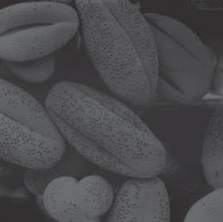
#> input picture Capitulo3/img/nueces.png, 223 x 222 px, shrunk from 300 x 299 before the run
$ jupyter execute 'Procesamiento de Imagenes.ipynb'
#> lines starting #> are read from the running program, lines starting #| are printed output that depends on the picture; long printed decimals are rounded
# Procesamiento de Histograma

Sea $r_k$ la intensidad de la imagen digital de nivel $L$ , $f(x)$. El histograma no normalizado de f esta definido como

$$h(r_k) = n_k , k = 0, 1, ... ,L-1$$

donde $n_k$ es el número de pixeles en $f$ con intensidad $r_k$, y las particiones de la escala de instensidad es llamada *histogram bins*. Similarmente, el histograma normalizado de $f$ esta definido como $$p(r_k) = \frac{h(r_k)}{MN} = \frac{n_k}{MN}$$

Donde M y N son el número de filas y columnas de la imagen, respectivamente.

Cuando se trabaja con histograma normalizados, se refiere simplemente como *histogramas* o *histogramas de imagen*. La suma de $p(r_k)$ (PDF) para todo los valores de l es siempre 1. Este viene hacer la probabilidad de nivel de intensidad que ocurre en una imagen.

## Ecualización de Histrograma

Sea la variable $r$ que denota las intensidades de una imagen para ser procesada. Asumiremos que r esta en el rango $[0, L -1]$, con $r = 0$ que representa negro y $r = L-1$ representa blanco.

$$ s = T(r) , 0 < r < L-1$$

Para satisfacer estas condiciones, centramos la atención en las transformaciones (mapeos de intensidad) de la forma que produce un valor de intensidad de salida, s, para un valor de intensidad dado r en la imagen de entrada. Asumimos que

(a) $T(r)$ es una función monotónica creciente en el intervalo $0<r<L-1$

(b) $0<T(r)<L-1$ para $0<r<L-1$

Un resultado fundamental de la teoría de probabilidad es que si $p_r(r)$ y $T(r)$ son conocidos, y $T(r)$ es continuo y diferenciable en el rango de valores de interés, entonces el $PDF$ de las variables transformadas (mapeadas) se puede obtener como

$$p_s(s) = p_r(r) |\frac{dr}{ds} |$$

Recuerde que $r$ y $s$ estan relacionado por $T(r)$

Una función de transformación en el procesamiento de imágenes es $$s = T(r) = (L-1)\int_0^r{p_r(w)}dw$$ Ecuación 3-11

La integral del lado derecho es la función de distribución acumulada (CDF) de la variable aleatorio $r$. Esta función cumple con las 2 condiciones mencionadas anteriormente.

Por regla de Leibniz dice que la derivada de una integral definida con respecto a su limite superior es la integral evaluada en el límite. Esto es:

$$\frac{ds}{dr} = \frac{dT(r)}{dr}$$

$$ {} = (L-1)\frac{d[\int_0^r{p_r(w)dw}]}{dr} $$

$${} = (L-1) p_r(r)$$

Sustituyendo el resultado de $\frac{dr}{ds}$ en la Ecuación 3-10

$$p_s(s) = p_r(r)|\frac{dr}{ds}|$$

$$= p_r(r)|\frac{1}{(L-1)p_r(r)}|$$

$$ = \frac{1}{L-1}, 0 < s < L-1 $$

Para valores discretos, trabajamos con probabilidades y sumas en lugar de funciones e integrales de densidad de probabilidad (pero el requisito de monotonicidad establecido anteriormente aún se aplica)

La forma discreta de la transformación es : $$s_k = T(r_k) = (L-1) \sum_{j=0}^k{p_r(r_j)}$$ donde $L$ es el número de niveles de intensidad posibles en la imagen.

En valores discreto se dice ecualización de histograma o transformación de linealización de histograma.

**El resultado neto es la mejora del contraste**

[cell 1]
import cv2
import numpy as np
import matplotlib.pyplot as plt

def CDF(img):

    imagen = np.zeros(256)
    acum = 0
    for i in range(0,256):
        imagen[i] = sum(img[0:i+1])

    return imagen


def PDF(img):
    imagen = np.zeros(256)

    for i in img:
        imagen[i] += 1

    return imagen/(len(img))

#img = cv2.imread("img/tomografia.png",0)
#img = cv2.imread("img/ciudad.png",0)
#img = cv2.imread("img/figura3_26.png",0)
img = cv2.imread("img/nueces.png",0)
#> img: shape (222, 223); min 40, max 113, mean 74.8
img_realizada = img.copy()
fig, axs = plt.subplots(1, 3, constrained_layout=True, figsize=(15,4))
img_nelson = img.copy()
axs[0].set_title("Función r")
axs[0].set_ylabel('Intensidad')
axs[0].set_xlabel('r')
axs[0].plot(list(map(int,np.linspace(0,255,256))), PDF(img.flatten()))
#> the loop in PDF, `for i in img:` made 49506 passes
#> i on passes 1 to 3: 48, 48, 48
#> after the loop in PDF, `for i in img:`: imagen = 256 values, max 3079 at index 55, min 0 at index 0, mean 193.4

s = 255*CDF(PDF(img.flatten()))
#> the loop in PDF (call 2), `for i in img:` made 49506 passes
#> in CDF, `imagen = np.zeros(256)`: imagen = 256 values from 0 to 0
#> after the loop in CDF, `for i in range(0,256):`: imagen = 256 values from 0 to 1
#> s = 256 values from 0 to 255
axs[1].set_title("Función s")
axs[1].set_ylabel('T(r) = s')
axs[1].set_xlabel('r')
axs[1].plot(list(map(int,np.linspace(0,255,256))), s)

p_s = PDF(img.flatten())*CDF(PDF(img.flatten()))
#> p_s = 256 values, max 0.0174 at index 83, min 0 at index 0, mean 0.00199

axs[2].set_title(r"Probabilidad - $P(s)$")
axs[2].set_xlabel('r')
axs[2].set_ylabel('Probabilidad')
axs[2].plot(list(map(int,np.linspace(0,255,256))),p_s)

plt.show()
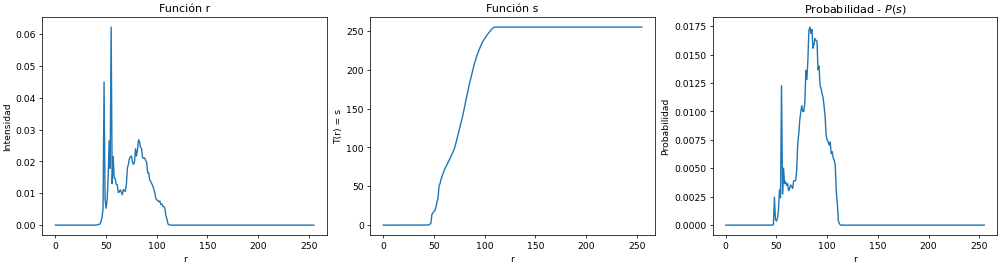
#> figure drawn by matplotlib, 3 panels; panel 1: curve peaks at x = 55, y = 0.0622; panel 2: curve peaks at x = 113, y = 255; panel 3: curve peaks at x = 83, y = 0.0174

plt.imshow(img, cmap='gray')
plt.show()
plt.hist(img.flatten(),256,[0,256], color = 'r')
plt.show()
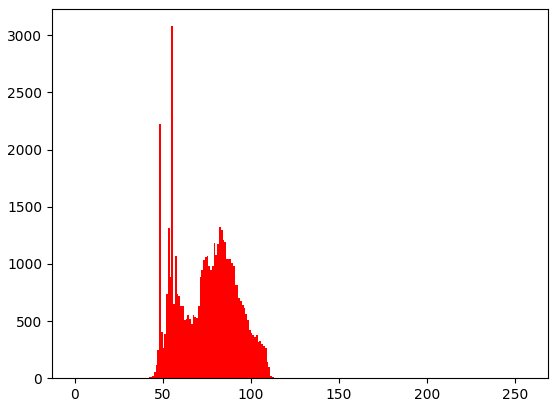
#> figure drawn by matplotlib, 1 panel; tallest bar 3079 high, from x = 55 to 56

#### Example 3.5

[cell 2]
change_s = list(map(int,s))
#> change_s = 256 values from 0 to 255

Realizamos la transformación inversa, denotado :

$$r_k = T^{-1}(s_k)$$

Satisface las condiciones de $a'$ y $b$ definidas anteriormente solo si todos los niveles de intensidad están presentes en la imagen de entrada. En caso contrario nos aparecerá pixeles vaciós o negros

[cell 3]
for i in range(0,img.shape[0]):
    for j in range(0, img.shape[1]):
        img[i][j] = change_s[img[i][j]]
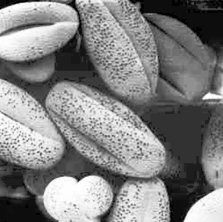
#> img: shape (222, 223); min 0, max 255, mean 129.7

[cell 4]
img_g = img.copy()

[cell 5]
fig, axs = plt.subplots(1, 4, constrained_layout=True, figsize=(15,4))

#Imagen Procesado
axs[0].imshow(img, cmap='gray')

axs[1].imshow(img_realizada, cmap='gray')

axs[2].imshow(img_realizada-img, cmap='gray')

axs[3].imshow(img-img_realizada, cmap='gray')
plt.show()
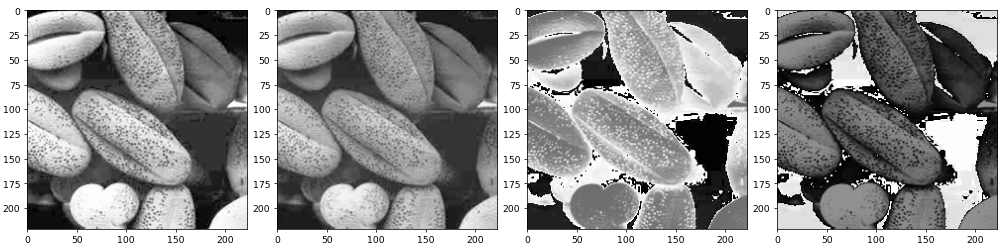
#> figure drawn by matplotlib, 4 panels

Esto no es totalmente inesperado porque la diferencia básica entre las imágenes en la columna izquierda es una de contraste, no de contenido. Debido a que las imágenes tienen el mismo contenido, el aumento en el contraste resultante de la ecualización del histograma fue suficiente para hacer que cualquier diferencia de intensidad entre las imágenes ecualizadas sea visualmente indistinguible. Dado el amplio rango de diferencias de contraste en las imágenes originales, este ejemplo ilustra el poder de la ecualización del histograma como una herramienta de mejora de contraste autónoma y adaptativa.

[cell 6]
s = 255*CDF(PDF(img.flatten()))
#> s = 256 values from 0.515 to 255
plt.plot(list(map(int,np.linspace(0,255,256))), s)
plt.show()
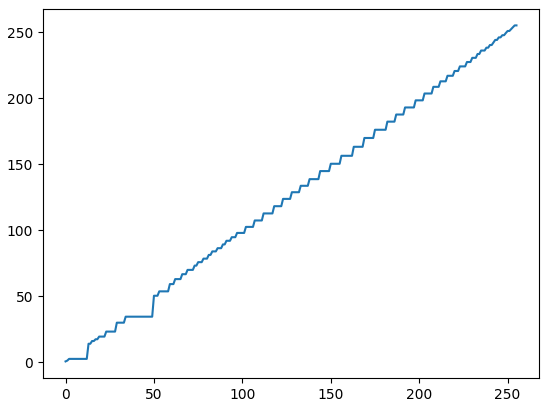
#> figure drawn by matplotlib, 1 panel; curve peaks at x = 255, y = 255

EJEMPLO

Supongamos 3 bit ($L = 8$) de tamaño 64x64 pixeles ($MN=4096$) con un rango $[0,7]$

### Histograma de especificación

En la sección anterior, se explico el histograma de ecualización que produce una función de transformación que busca generar una imagen de salida con un histograma uniforme.

 Cuando se desea la mejora automática, este es un buen enfoque a considerar porque los resultados de esta técnica son predecibles y el método es simple de implementar. Sin embargo, hay aplicaciones en las que la ecualización del histograma no es adecuada. En particular, a veces es útil poder especificar la forma del histograma que deseamos que tenga la imagen procesada. El método utilizado para generar imágenes que tienen un histograma especificado se denomina coincidencia de histograma o especificación de histograma.

[cell 7]
pdf = PDF(img_nelson.flatten())
#> pdf = 256 values, max 0.0622 at index 55, min 0 at index 0, mean 0.00391

[cell 8]
Sk = sorted(set(change_s))
#> Sk = 66 values from 0 to 255

[cell 9]
aux = 0
j = 0
fraccion = []
for i in Sk:
    while change_s[j] == i and j < 255:
        aux+=1
        j+=1
    #print(i,j,aux)
    fraccion.append(j)
    aux = 0
#> this loop made 66 passes
#> i on passes 4 to 15: 13, 15, 17, 19, 23, 29, 34, 50, 53, 59, 62, 66
#> after the loop, fraccion = 66 values from 46 to 255; j = 255

[cell 10]
ini = 0
comprobar = []
for i in fraccion:
    #print(i,"->",sum(pdf[ini:i]))
    comprobar.append(sum(pdf[ini:i]))
    ini = i
#> this loop made 66 passes
#> after the loop, comprobar = 66 values, max 0.0622 at index 10, min 2.02e-05 at index 65, mean 0.0152

[cell 11]
new = np.zeros(256)

[cell 12]
ans = 255
for i in range(len(comprobar)-1, -1,-1):
    if comprobar[i] != 0.0:
        new[ans] = comprobar[i]
        ans-=1
#> this loop made 66 passes
#> (i, ans) on passes 1 to 12: (65, 254), (64, 253), (63, 252), (62, 251), (61, 250), (60, 249), (59, 248), (58, 247), (57, 246), (56, 245), (55, 244), (54, 243)
#> ans on passes 33, 61, 62, 63, 64, 65: 222, 194, 193, 192, 191, 190
#> after the loop, ans = 189; new = 256 values, max 0.0622 at index 200, min 0 at index 0, mean 0.00391

[cell 13]
change_s = list(map(int,255*CDF(new)))
#change_s

[cell 14]
for i in range(0,img_g.shape[0]):
    for j in range(0, img_g.shape[1]):
        img_g[i][j] = change_s[img_g[i][j]]
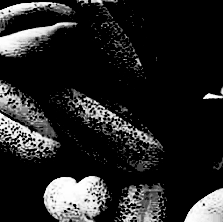
#> img_g: shape (222, 223); min 0, max 255, mean 36.9

[cell 15]
plt.imshow(img_g, cmap='gray')

[cell 16]
plt.plot(list(map(int,np.linspace(0,255,256))), change_s)
plt.show()
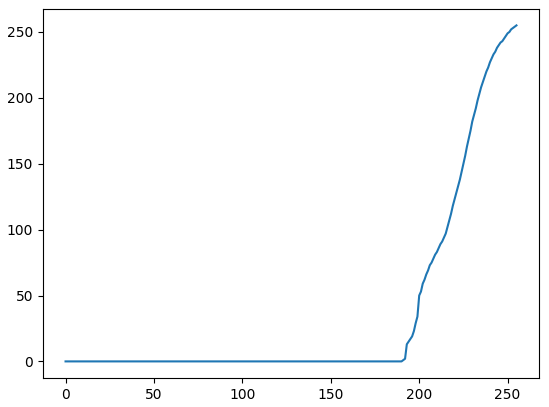
#> figure drawn by matplotlib, 1 panel; curve peaks at x = 255, y = 255

### Procesamiento de Histogramas locales

Muchas veces usar histogramas globales beneficia mucho a los objetos grandes usando una funcipon de transformación en la intensidad de distribución de una imagen entera. El objetivo de este tema es poder determinar objetos pequeños que tienen en menor cantidad valores de intensidades, para resolver este problema se hace un análisis de histograma con sus vecinos del pixel principal.

#### Usando histogramas estadísticos para la mejora de la imagen

- **nth Momento**
$$\mu_n = \sum_{i=0}^{L-1}({r_i-m})^n p(r_i)$$

- **media**

$$m = \sum_{i=0}^{L-1}r_ip(r_i)$$

[cell 17]
def media(pdf):
    return sum(list(map(int,np.linspace(0,255,256))) * pdf)

def momento_n(pdf,n):
    return sum(((list(map(int,np.linspace(0,255,256))) - media(pdf))**n)*pdf)

Sea $(x,y)$ las coordenadas de algpun pixel en una imagen, y sea $S_{xy}$ denotado una vecindad de tamaño especifico, centrada en $(x,y)$

El valor *medio* de los pixeles en esta vecindad es dado por la expresión:

$$m_{S_{xy}} = \sum_{i=0}^{L-1}r_ip_{S_{xy}}(r_i)$$

$$\sigma^2_{S_{xy}} = \sum_{i=0}^{L-1}({r_i-m_{S_{xy}}})^2 p_{S_{xy}}(r_i)$$

#### Ejemplo sobre histograma local

[cell 18]
hist_local = cv2.imread("img/figura3_26.png",0)
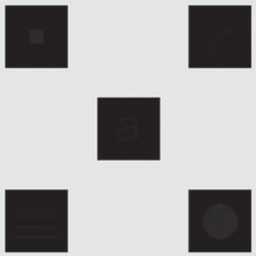
#> input picture Capitulo3/img/figura3_26.png, 256 x 256 px, shrunk from 345 x 345 before the run
#> hist_local: shape (256, 256); min 26, max 242, mean 170.4
plt.imshow(hist_local, cmap='gray')

[cell 19]
pdf_img = PDF(hist_local.flatten())
#> pdf_img = 256 values, max 0.599 at index 229, min 0 at index 0, mean 0.00391
desv_g = momento_n(pdf_img,2)
#> desv_g = 7802
media_g = media(pdf_img)
#> media_g = 170.4
k0, k1, k2, k3 = 0, 0.32, 0, 0.1
C = 25
g = hist_local.copy()
print(max(hist_local.flatten()))
#| 242
print(min(hist_local.flatten()))
#| 26

print(desv_g)
#| 7801.992
print(np.std(pdf_img))
#| 0.03858
print(media_g)
#| 170.410
print(np.mean(pdf_img))
#| 0.003906

[cell 20]
for i in range(0,hist_local.shape[0]-2):
    for j in range(0, hist_local.shape[1]-2):
        pdf_l = (PDF(hist_local[i:i+3,j:j+3].flatten()))
        desv_l = momento_n(pdf_l,2)
        media_l = media(pdf_l)
        if k0*media_g <= media_l <= k1*media_g and k2*desv_g <= desv_l <= k3*desv_g:
            g[i][j] = C*hist_local[i][j]
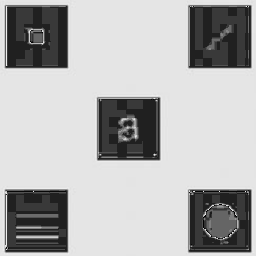
#> g: shape (256, 256); min 1, max 242, mean 176.8
